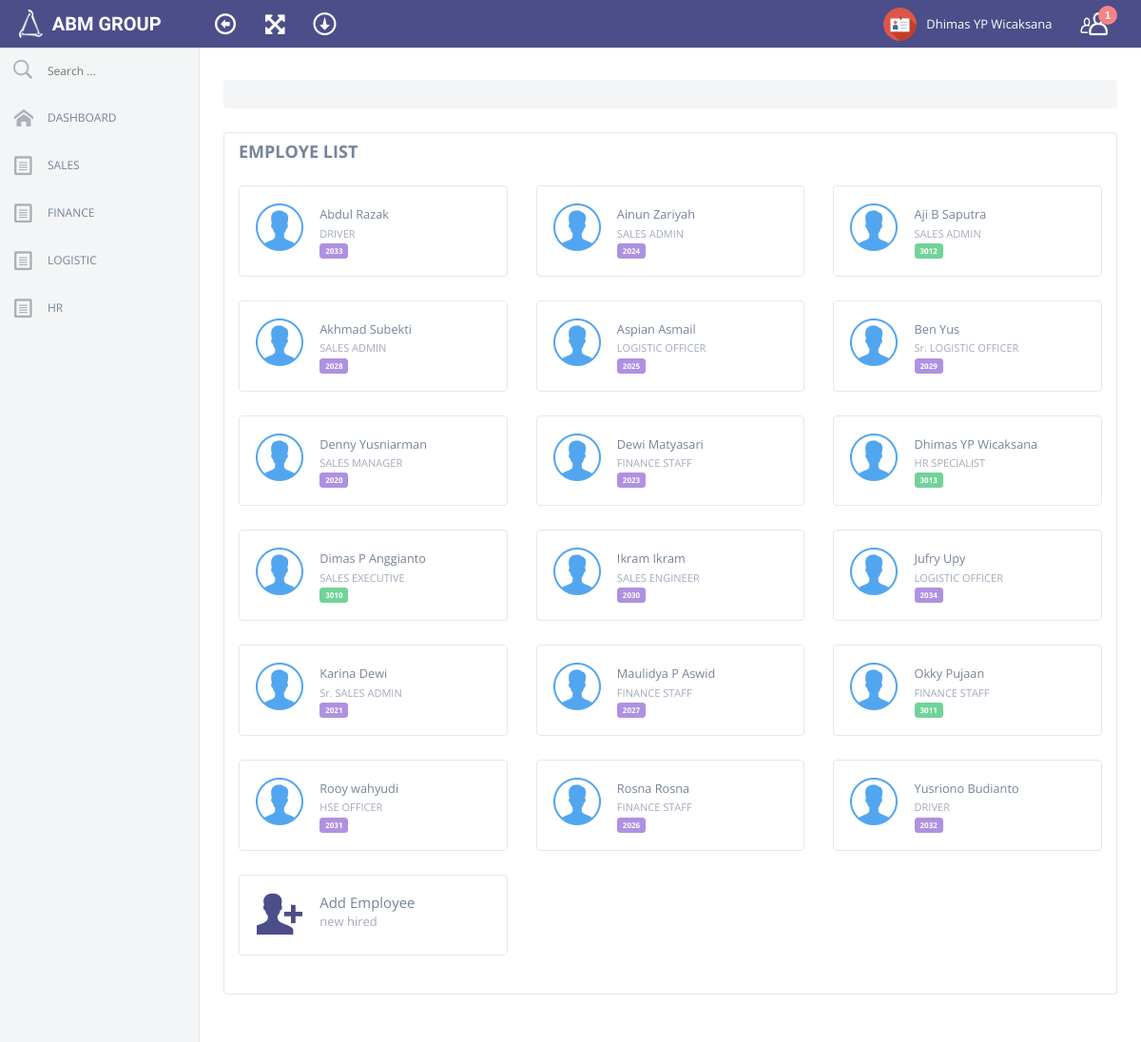
The app's page /list_employee.php (signed in) with its own data.
### tables this page shows
CREATE TABLE IF NOT EXISTS `employee` (
`id_karyawan` int(255) NOT NULL,
  `no_pegawai` int(255) DEFAULT NULL,
  `join_date` varchar(100) DEFAULT '',
  `status_karyawan` varchar(1000) DEFAULT '',
  `kode_company` varchar(100) DEFAULT '',
  `nama_depan` varchar(1000) DEFAULT '',
  `nama_tengah` varchar(1000) DEFAULT '',
  `nama_belakang` varchar(1000) DEFAULT '',
  `tempat_lahir` varchar(1000) DEFAULT '',
  `ttl_karyawan` varchar(1000) DEFAULT '',
  `alamat_karyawan` varchar(1000) DEFAULT '',
  `kota_karyawan` varchar(1000) DEFAULT '',
  `kodepos_karyawan` int(255) DEFAULT NULL,
  `propinsi_karyawan` varchar(1000) DEFAULT '',
  `negara_karyawan` varchar(1000) DEFAULT '',
  `telpon_karyawan` varchar(1000) DEFAULT '',
  `mobile_karyawan` varchar(1000) DEFAULT '',
  `email_karyawan` varchar(1000) DEFAULT '',
  `job_tittle` varchar(1000) DEFAULT '',
  `basic_salary` int(255) DEFAULT NULL,
  `meals_salary` int(255) DEFAULT NULL,
  `npwp` varchar(1000) DEFAULT '',
  `bpjs` varchar(1000) DEFAULT '',
  `sex` varchar(1000) DEFAULT '',
  `martial_status` varchar(1000) DEFAULT '',
  `spouse_name` varchar(1000) DEFAULT '',
  `no_child` int(10) DEFAULT NULL,
  `emergency_contact` varchar(1000) DEFAULT '',
  `emergency_phone` varchar(1000) DEFAULT '',
  `id_type` varchar(1000) DEFAULT '',
  `id_no` varchar(1000) DEFAULT '',
  `foto` varchar(1000) DEFAULT '',
  `status` int(10) DEFAULT NULL,
  `vis` int(10) DEFAULT NULL,
  `create_user` varchar(1000) DEFAULT '',
  `create_date` varchar(1000) DEFAULT '',
  `modified_user` varchar(1000) DEFAULT '',
  `modified_date` varchar(1000) DEFAULT ''
);

### list_employee.php (the view, shortened to what this page needs)
<?PHP
	  $id2=$_SESSION['SESS_MEMBER_ID'];
	  $tampil= mysql_query("select * from user where id_pegawai='$id2'");
	  $data_tampil = mysql_fetch_array($tampil);
	  $kd_role = $data_tampil['role'];
	if ($kd_role == "1") {
  include ("head_meta.php");
?>
<body>
  <?PHP
  include ("header.php");
  include ("sidebar.php");
  ?>
<div id=content>
  <div class=content-wrapper>
    <div class="row">
      <div class="col-lg-12 heading">
        <br>
        <ul id="crumb" class="breadcrumb">
        </ul>
      </div>
    </div>
    <div class=outlet>
      <div class=row>
        <div class=col-lg-12>
          <div class="panel panel-default plain panelRefresh">
            <div class="panel-heading white-bg">
              <h4>EMPLOYE LIST</h4>
            </div>
            <div class=panel-body>
              <div class=row>
            <?PHP $kar= mysql_query("select * from employee where vis='0' order by nama_depan asc");
            While($kar2= mysql_fetch_assoc($kar))
              {
                echo '<div class="col-lg-2 col-md-4 col-sm-6 col-xs-12">';
                echo '<div class="tile-stats b brall mb25"><a href="view_emp.php?kd='.$kar2['id_karyawan'].'" target="_Blank">';
                echo '<div class=tile-stats-icon>';
                  $pic=$kar2['foto'];
                  if($pic=="") { echo '<img class=chat-avatar src=assets/img/avatars/11.png>';}
                  else { echo '<img class=chat-avatar src=assets/img/avatars/11.png>';}
                echo '</div>';
                echo '<div class=tile-stats-content>';
                echo '<div class=tile-stats-number><small>'.$kar2['nama_depan'].' '.$kar2['nama_tengah'].' '.$kar2['nama_belakang'].'</small></div>';
                echo '<div class=tile-stats-text><small>'.$kar2['job_tittle'].'</small></div>';
                echo '<div>';
                  $coms=$kar2['kode_company'];
                  if ($coms=='ATHYA') {
                      echo '<button class="btn btn-xs2 btn-purple">'.$kar2['no_pegawai'].'</button></div>';
                    } else {
                      echo '<button class="btn btn-xs2 btn-success">'.$kar2['no_pegawai'].'</button></div>';
                    }
                echo '</div><div class=clearfix></div></a></div></div>';
              }
            ?>
        <div class="col-lg-2 col-md-4 col-sm-6 col-xs-12">
          <div class="tile-stats b brall mb25"><a href="add_employee.php" target="_Blank">
            <div class=tile-stats-icon><i class="en-user-add color-blue"></i></div>
            <div class=tile-stats-content>
              <div class=tile-stats-number>Add Employee</div>
              <div class=tile-stats-text>new hired</div>
            </div>
            <div class=clearfix></div>
            </a></div>
        </div>
              </div>
            </div>
          </div>
        </div>
      </div>
    </div>
  </div>
</div>
<?PHP 	}  else { header("Location: error_page.php"); } ?>

### header.php (shortened to what this page needs)
Start #header -->
<div id="header">
  <div class=container-fluid>
    <div class=navbar>
      <div class="navbar-header">
        <a class=navbar-brand href=dashboard.php>
          <img style="margin: 5px 5px 10px 20px;" width="25" height="30" src=assets/img/logo01.png>
            <span class=text-logo>ABM GROUP</span><span class=text-slogan></span></a></div>
              <nav class=top-nav role=navigation>
                <ul class="nav navbar-nav pull-left">
                  <li id="toggle-sidebar-li"><a href=# id="toggle-sidebar"><i class=en-arrow-left2></i></a></li>
                  <li><a href=# class=full-screen><i class=fa-fullscreen></i></a></li>
                  <li><a href=# id="toggle-header-area"><i class=ec-download></i></a></li>
                </ul>
        <ul class="nav navbar-nav pull-right">
          <?PHP
                $idu= $data_tampil['nama_pegawai'];
                $idu2= mysql_query("select * from employee where nama_depan='$idu'") or die(mysql_error());
                $idu4= mysql_result($idu2, 0, 'nama_depan');
                $idu5= mysql_result($idu2, 0, 'nama_tengah');
                $idu6= mysql_result($idu2, 0, 'nama_belakang');
          ?>
          <li class=dropdown>
            <a href=# data-toggle=dropdown>
              <img class=user-avatar src=assets/img/ico/profile.png >
              <?PHP echo $idu4 ?> <?PHP echo $idu5 ?> <?PHP echo $idu6 ?>
            </a>
          </li>
          <li id="toggle-right-sidebar-li"><a href=# id="toggle-right-sidebar"><i class="ec-users"></i> <span class="notification">1</span></a></li>
        </ul>
      </nav>
    </div>
  </div>
</div>

### records on screen
employee: nama_depan "Dhimas", nama_belakang "YP Wicaksana", job_tittle "HR SPECIALIST", no_pegawai "3013"
employee: nama_depan "Abdul", nama_belakang "Razak", job_tittle "DRIVER", no_pegawai "2033"
employee: nama_depan "Ainun", nama_belakang "Zariyah", job_tittle "SALES ADMIN", no_pegawai "2024"
employee: nama_depan "Aji", nama_belakang "B Saputra", job_tittle "SALES ADMIN", no_pegawai "3012"
employee: nama_depan "Akhmad", nama_belakang "Subekti", job_tittle "SALES ADMIN", no_pegawai "2028"
employee: nama_depan "Aspian", nama_belakang "Asmail", job_tittle "LOGISTIC OFFICER", no_pegawai "2025"
employee: nama_depan "Ben", nama_belakang "Yus", job_tittle "Sr. LOGISTIC OFFICER", no_pegawai "2029"
employee: nama_depan "Denny", nama_belakang "Yusniarman", job_tittle "SALES MANAGER", no_pegawai "2020"
employee: nama_depan "Dewi", nama_belakang "Matyasari", job_tittle "FINANCE STAFF", no_pegawai "2023"
employee: nama_depan "Dimas", nama_belakang "P Anggianto", job_tittle "SALES EXECUTIVE", no_pegawai "3010"
employee: nama_depan "Ikram", nama_belakang "Ikram", job_tittle "SALES ENGINEER", no_pegawai "2030"
employee: nama_depan "Jufry", nama_belakang "Upy", job_tittle "LOGISTIC OFFICER", no_pegawai "2034"
employee: nama_depan "Karina", nama_belakang "Dewi", job_tittle "Sr. SALES ADMIN", no_pegawai "2021"
employee: nama_depan "Maulidya", nama_belakang "P Aswid", job_tittle "FINANCE STAFF", no_pegawai "2027"
employee: nama_depan "Okky", nama_belakang "Pujaan", job_tittle "FINANCE STAFF", no_pegawai "3011"
employee: nama_depan "Rooy", nama_belakang "wahyudi", job_tittle "HSE OFFICER", no_pegawai "2031"
employee: nama_depan "Rosna", nama_belakang "Rosna", job_tittle "FINANCE STAFF", no_pegawai "2026"
employee: nama_depan "Yusriono", nama_belakang "Budianto", job_tittle "DRIVER", no_pegawai "2032"
